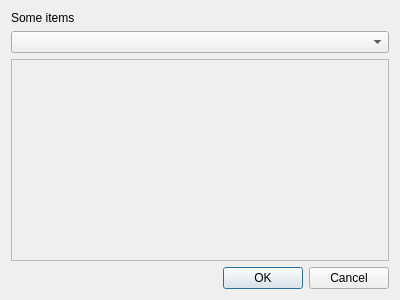
<?xml version="1.0" encoding="UTF-8"?>
<ui version="4.0">
 <class>Dialog</class>
 <widget class="QDialog" name="Dialog">
  <property name="geometry">
   <rect>
    <x>0</x>
    <y>0</y>
    <width>400</width>
    <height>300</height>
   </rect>
  </property>
  <property name="windowTitle">
   <string>Dialog</string>
  </property>
  <layout class="QVBoxLayout" name="verticalLayout">
   <item>
    <widget class="QLabel" name="label">
     <property name="text">
      <string>Some items</string>
     </property>
    </widget>
   </item>
   <item>
    <widget class="QComboBox" name="comboBox"/>
   </item>
   <item>
    <widget class="QScrollArea" name="scrollArea">
     <property name="widgetResizable">
      <bool>true</bool>
     </property>
     <widget class="QWidget" name="scrollAreaWidgetContents">
      <property name="geometry">
       <rect>
        <x>0</x>
        <y>0</y>
        <width>380</width>
        <height>198</height>
       </rect>
      </property>
      <layout class="QVBoxLayout" name="verticalLayout_2"/>
     </widget>
    </widget>
   </item>
   <item>
    <widget class="QDialogButtonBox" name="buttonBox">
     <property name="orientation">
      <enum>Qt::Horizontal</enum>
     </property>
     <property name="standardButtons">
      <set>QDialogButtonBox::Cancel|QDialogButtonBox::Ok</set>
     </property>
    </widget>
   </item>
  </layout>
 </widget>
 <resources/>
 <connections>
  <connection>
   <sender>buttonBox</sender>
   <signal>accepted()</signal>
   <receiver>Dialog</receiver>
   <slot>accept()</slot>
   <hints>
    <hint type="sourcelabel">
     <x>248</x>
     <y>254</y>
    </hint>
    <hint type="destinationlabel">
     <x>157</x>
     <y>274</y>
    </hint>
   </hints>
  </connection>
  <connection>
   <sender>buttonBox</sender>
   <signal>rejected()</signal>
   <receiver>Dialog</receiver>
   <slot>reject()</slot>
   <hints>
    <hint type="sourcelabel">
     <x>316</x>
     <y>260</y>
    </hint>
    <hint type="destinationlabel">
     <x>286</x>
     <y>274</y>
    </hint>
   </hints>
  </connection>
 </connections>
</ui>
